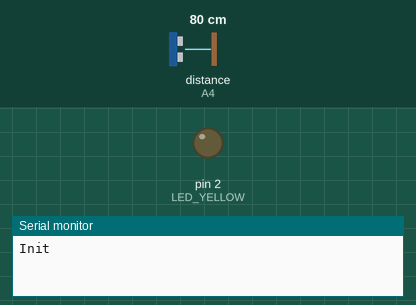
This sketch was run on a simulated Arduino Uno, built with avr-gcc and run on an emulated ATmega328P. On the bench: output pins drawn as LEDs (lit = HIGH), the last lines printed to the serial monitor. Wiring (inferred from the names in the program): ultrasonic range finder: trigger A5; echo A4. Dashed ring = blinking. The test bench sets the inputs (shaded band); at power-on: distance to the obstacle (sensor on A4) 80 cm. The echo pulse lasts 58.3 µs per cm; no radio packets arrive unless stated; pins used as bus, display or sensor lines are not drawn.

Above: at 1.2 s.
1.3 s: distance to the obstacle (sensor on A4) set to 7 cm
At 2.5 s:
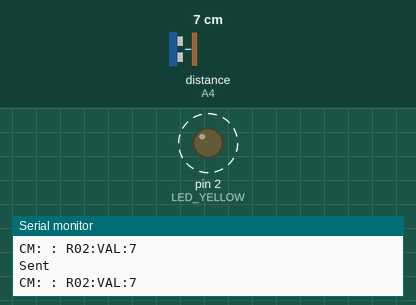
4.3 s: distance to the obstacle (sensor on A4) set to 2 cm
Timing chart, 0 to 13.3 s (numbered marks = the images above; inputs shaded):
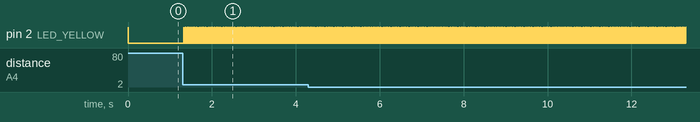

The sketch:

receiver.ino
```cpp
#include <SPI.h>
#include <nRF24L01.h>
#include <RF24.h>

RF24 radio(9, 10);

const byte rxAddr[6] = "00001";
const byte txAddr[6] = "00002";
const String myRadioKey = "R02";
const int packageSize = 15;

const int LED_YELLOW = 2; // D2
const int TRIG_PIN = A5;
const int ECHO_PIN = A4;

void initRadio()
{
  radio.begin();
  radio.setRetries(15, 15);
  radio.setAutoAck(true);
  radio.enableAckPayload();
  radio.enableDynamicPayloads();
  radio.openReadingPipe(0, rxAddr);
  radio.openWritingPipe(txAddr);
  radio.startListening();
}

void setup()
{
  while (!Serial)
    ;

  Serial.begin(9600);
  Serial.println("Init");
  pinMode(TRIG_PIN, OUTPUT);
  pinMode(ECHO_PIN, INPUT);
  pinMode(LED_YELLOW, OUTPUT);
  digitalWrite(LED_YELLOW, HIGH);
  delay(10);
  digitalWrite(LED_YELLOW, LOW);
  initRadio();
}

void transmitData(String actionType, String actionValue, String actionDesc)
{
  radio.stopListening();
  char package[packageSize] = {0};
  String(myRadioKey + ":" + actionType + ":" + actionValue).toCharArray(package, packageSize);
  bool sent = radio.write(&package, sizeof(package));
  Serial.print(String(actionDesc + ": "));
  Serial.println(package);
  digitalWrite(LED_YELLOW, HIGH);
  delay(10);
  digitalWrite(LED_YELLOW, LOW);
  if (sent)
  {
    Serial.println("Sent");
  }
  radio.startListening();
}

void receiveRadio()
{
  if (radio.available())
  {
    char received[packageSize] = {};
    radio.read(&received, sizeof(received));
    String radioKey = String(received).substring(0, 3);
    String radioType = String(received).substring(4, 7);
    String radioVal = String(received).substring(8, 15);
    if (radioKey != myRadioKey)
    {
      return;
    }
    if (radioType == "STP")
    {
      int distance = checkDistance();
      transmitData("VAL", String(distance), "CM: ");
    }
    Serial.println(radioType);
    Serial.println(radioVal);
    digitalWrite(LED_YELLOW, HIGH);
    delay(10);
    digitalWrite(LED_YELLOW, LOW);
  }
}
int checkDistance()
{
  long time, distance;

  digitalWrite(TRIG_PIN, LOW);
  delayMicroseconds(2);
  digitalWrite(TRIG_PIN, HIGH);
  delayMicroseconds(10);
  digitalWrite(TRIG_PIN, LOW);

  time = pulseIn(ECHO_PIN, HIGH);
  distance = time / 58;

  return distance;
}
void loop()
{
  long time;
  int distance = checkDistance();
  if (distance < 10)
  {
    transmitData("VAL", String(distance), "CM: ");
  }
  receiveRadio();
  delay(30);
}
```

Measured:
- after the input at 1.3 s, pin 2 (LED_YELLOW): alternates HIGH for 0.01 s and LOW for 0.03 s, starting at once
